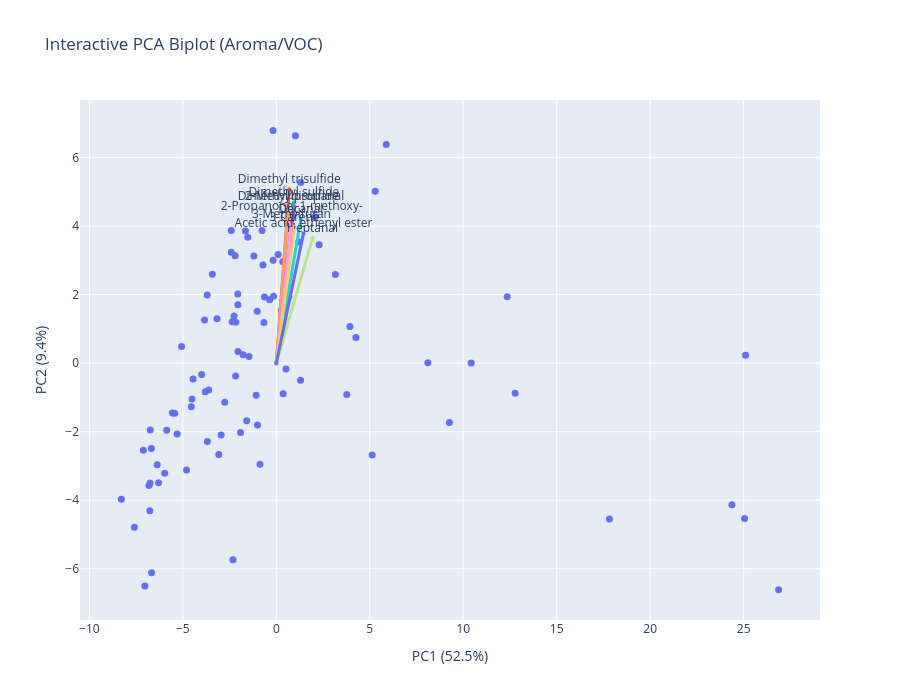

Here is the notebook cell this chart was saved with:
### Code cell
import numpy as np
import pandas as pd
from sklearn.preprocessing import StandardScaler
from sklearn.decomposition import PCA
import plotly.graph_objects as go


def pca_biplot_aroma_interactive(
    aroma_df,
    n_components=2,
    scale_arrows=20,
    top_n=10,
    label_col="Variety",      # put your variety/sample column name here
    show_text=False,          # True = write labels on the plot (can get crowded)
    exclude_numeric_cols=None # list of numeric columns to exclude if needed
):
    # -------------------------
    # Pick labels (Variety/Sample) for points
    # -------------------------
    if label_col is not None and label_col in aroma_df.columns:
        labels = aroma_df[label_col].astype(str).tolist()
    else:
        labels = aroma_df.index.astype(str).tolist()

    # -------------------------
    # Select numeric VOC data + impute NaN
    # -------------------------
    X = aroma_df.select_dtypes(include=[np.number]).copy()

    if exclude_numeric_cols:
        X = X.drop(columns=[c for c in exclude_numeric_cols if c in X.columns], errors="ignore")

    if X.shape[1] == 0:
        raise ValueError("No numeric columns found for PCA after filtering/excluding columns.")

    X = X.replace([np.inf, -np.inf], np.nan)
    X = X.fillna(X.median(numeric_only=True))

    feature_names = X.columns.tolist()

    # -------------------------
    # Standardize
    # -------------------------
    X_scaled = StandardScaler().fit_transform(X)

    # -------------------------
    # PCA
    # -------------------------
    pca = PCA(n_components=n_components)
    pcs = pca.fit_transform(X_scaled)

    pca_df = pd.DataFrame(pcs[:, :2], columns=["PC1", "PC2"])
    pca_df["label"] = labels

    # -------------------------
    # Loadings
    # -------------------------
    loadings = pd.DataFrame(
        pca.components_.T[:, :2],
        index=feature_names,
        columns=["PC1", "PC2"]
    )

    # -------------------------
    # Top compounds by loading strength
    # -------------------------
    strength = np.sqrt(loadings["PC1"]**2 + loadings["PC2"]**2)
    top = strength.sort_values(ascending=False).head(top_n).index

    print("\n===============================")
    print(f" TOP {top_n} AROMA COMPOUNDS (by |loading| in PC1/PC2)")
    print("===============================")
    print(top.tolist())

    # -------------------------
    # Plotly figure
    # -------------------------
    fig = go.Figure()

    point_mode = "markers+text" if show_text else "markers"
    fig.add_trace(go.Scatter(
        x=pca_df["PC1"],
        y=pca_df["PC2"],
        mode=point_mode,
        text=pca_df["label"] if show_text else None,
        hovertext=pca_df["label"],
        textposition="top center",
        marker=dict(size=7),
        hovertemplate="<b>%{hovertext}</b><br>PC1: %{x:.3f}<br>PC2: %{y:.3f}<extra></extra>"
    ))

    # Arrows for top compounds
    for comp in top:
        x = float(loadings.loc[comp, "PC1"]) * scale_arrows
        y = float(loadings.loc[comp, "PC2"]) * scale_arrows

        fig.add_trace(go.Scatter(
            x=[0, x],
            y=[0, y],
            mode="lines+markers+text",
            line=dict(width=3),
            marker=dict(size=4),
            text=[None, comp],
            textposition="top center",
            hovertemplate=(
                f"<b>{comp}</b>"
                f"<br>PC1 Loading: {loadings.loc[comp, 'PC1']:.3f}"
                f"<br>PC2 Loading: {loadings.loc[comp, 'PC2']:.3f}"
                "<extra></extra>"
            )
        ))

    fig.update_layout(
        title="Interactive PCA Biplot (Aroma/VOC)",
        xaxis_title=f"PC1 ({pca.explained_variance_ratio_[0]*100:.1f}%)",
        yaxis_title=f"PC2 ({pca.explained_variance_ratio_[1]*100:.1f}%)",
        width=900,
        height=700,
        showlegend=False
    )
    fig.update_xaxes(zeroline=True, zerolinewidth=1)
    fig.update_yaxes(zeroline=True, zerolinewidth=1)

    fig.show()
    return pca_df, loadings, top


# ---- Example usage ----
# If your variety names are in a column (recommended):
# pca_scores, loadings, top_compounds = pca_biplot_aroma_interactive(aroma_df, label_col="Variety")

# If your variety names are already the index:
# pca_scores, loadings, top_compounds = pca_biplot_aroma_interactive(aroma_df, label_col=None)

# Optional: hide on-plot text (cleaner) and only show names on hover:
pca_scores, loadings, top_compounds = pca_biplot_aroma_interactive(
    aroma_df,
    label_col="Variety",
    show_text=False,
    top_n=10,
    scale_arrows=20
)

### Figure 1 — Plotly figure (JSON) as saved in the notebook; plotly's stock layout.template omitted (floating-point values rounded to 4 significant figures)
{"data": [{"hovertemplate": "<b>%{hovertext}</b><br>PC1: %{x:.3f}<br>PC2: %{y:.3f}<extra></extra>", "hovertext": ["ADORA", "AGRIA", "ALOUETTE", "ALTHEA", "ALTURAS", "ALTUS", "ALVERSTONE R.", "ANIVIA", "ANTI", "ARDECHE", "ARGOS", "ARIZONA", "ATLANTIC", "AVARNA", "AVENGER", "BARAKA", "BERBER", "BILDTSTAR", "BINTJE", "BLUE STAR", "CAMEL", "CARDYMA", "CARLITA", "CAROLINA", "CARRERA", "CECILE", "CHALLENGER", "CHOPIN", "CIKLAMEN", "CLEARWATER R", "COLOMBA", "CRISPS4ALL", "DELIA RED", "DEODARA", "DESIREE", "DIAMANT", "DONALD", "EL MUNDO", "ESCORT", "EVEREST", "EVORA", "FABULA", "FARIDA", "FELSINA", "FENWAY RED", "FESTIEN", "FLAMENCO", "FONTANE", "FORTUS", "FRISIA", "HANSA", "HERMES", "INNOVATOR", "IVORY RUSSET", "JAERLA", "JENNIFER", "KENNEBEC", "KONDOR", "LADY CLAIRE", "MARILYN", "MEMPHIS", "MONALISA", "MULBERRYBEAUTY", "MUSE", "NADINE", "NICOLA", "NOBLESSE", "ORIANA", "OSPREY", "PARELLA", "PAYETTE RUSSET", "PEE WEE RUSSET", "PRINCEOFORANGE", "RANGER RUSSET", "RED SCARLETT", "REDDALE", "RICKEY RUSSET", "ROYAL", "RUSSET BURBANK", "SABABA", "SAGITTA", "SALINERO", "SARPO MIRA", "SMART", "SPUNTA", "SUNDANCE", "SUPERIOR", "SYMFONIA", "TAURUS", "TETON RUSSET", "TRIPLE7", "VAN GOGH", "VE 71-105", "VIOLET QUEEN"], "marker": {"size": 7}, "mode": "markers", "textposition": "top center", "type": "scatter", "x": [2.063, -5.306, -0.8723, 26.87, 3.936, -1.465, -3.696, 1.204, -0.6337, -2.05, -4.508, -2.169, -4.803, -2.362, 0.3659, -0.7146, 0.5167, -2.955, -5.974, -2.058, -2.203, -3.078, -2.178, -1.584, 1.02, -3.422, -1.913, -2.412, -3.616, 5.881, 0.6742, -3.688, -6.768, -5.865, -3.992, -0.1719, 25.05, -0.3571, 0.3542, -2.261, -1.021, -0.1771, -0.6628, -3.171, 1.307, -7.595, -6.684, 5.128, -2.061, 12.35, 17.82, 1.297, -1.525, 3.766, -0.7609, 8.105, 24.37, -2.41, -1.778, 10.42, -3.799, -2.759, -6.813, -6.303, -6.744, 9.259, -8.289, -1.652, -6.675, -5.44, -4.453, -1.08, -3.842, -1.2, 5.291, 3.162, 2.292, -7.116, -0.1504, -5.556, 12.77, -4.547, 0.3462, -2.316, -6.372, 4.259, 0.2684, -5.07, -6.753, -1.007, -7.032, 0.09723, 0.5317, 25.1], "y": [4.264, -2.067, -2.953, -6.609, 1.074, 0.1959, 1.987, 3.533, 1.931, 0.3379, -1.048, 1.196, -3.118, 1.208, -0.8928, 2.862, -0.173, -2.098, -3.213, 1.702, 3.134, -2.664, -0.3724, -1.677, 6.636, 2.598, -2.024, 3.87, -0.7842, 6.383, 1.949, -2.284, -4.307, -1.959, -0.3299, 3.006, -4.535, 1.854, 0.94, 1.377, 1.517, 6.794, 1.19, 1.295, 5.274, -4.792, -2.488, -2.679, 2.019, 1.94, -4.551, -0.4974, 3.672, -0.9129, 3.871, 0.01126, -4.132, 3.236, 0.2488, 0.008272, -0.8349, -1.137, -3.573, -3.49, -1.947, -1.732, -3.974, 3.858, -6.114, -1.459, -0.4585, -0.9372, 1.262, 3.128, 5.021, 2.59, 3.453, -2.538, 1.956, -1.454, -0.8784, -1.27, 2.959, -5.737, -2.962, 0.7497, 1.541, 0.4885, -3.497, -1.802, -6.502, 3.17, 1.937, 0.2287]}, {"hovertemplate": "<b>Dimethyl trisulfide</b><br>PC1 Loading: 0.035<br>PC2 Loading: 0.254<extra></extra>", "line": {"width": 3}, "marker": {"size": 4}, "mode": "lines+markers+text", "text": [null, "Dimethyl trisulfide"], "textposition": "top center", "type": "scatter", "x": [0, 0.6936], "y": [0, 5.074]}, {"hovertemplate": "<b>Dimethyl sulfide</b><br>PC1 Loading: 0.047<br>PC2 Loading: 0.235<extra></extra>", "line": {"width": 3}, "marker": {"size": 4}, "mode": "lines+markers+text", "text": [null, "Dimethyl sulfide"], "textposition": "top center", "type": "scatter", "x": [0, 0.9411], "y": [0, 4.69]}, {"hovertemplate": "<b>2-Methylpropanal</b><br>PC1 Loading: 0.049<br>PC2 Loading: 0.228<extra></extra>", "line": {"width": 3}, "marker": {"size": 4}, "mode": "lines+markers+text", "text": [null, "2-Methylpropanal"], "textposition": "top center", "type": "scatter", "x": [0, 0.9735], "y": [0, 4.568]}, {"hovertemplate": "<b>Dimethyl disulfide</b><br>PC1 Loading: 0.032<br>PC2 Loading: 0.228<extra></extra>", "line": {"width": 3}, "marker": {"size": 4}, "mode": "lines+markers+text", "text": [null, "Dimethyl disulfide"], "textposition": "top center", "type": "scatter", "x": [0, 0.6439], "y": [0, 4.561]}, {"hovertemplate": "<b>Decanal</b><br>PC1 Loading: 0.065<br>PC2 Loading: 0.210<extra></extra>", "line": {"width": 3}, "marker": {"size": 4}, "mode": "lines+markers+text", "text": [null, "Decanal"], "textposition": "top center", "type": "scatter", "x": [0, 1.307], "y": [0, 4.194]}, {"hovertemplate": "<b>2-Propanone, 1-methoxy-</b><br>PC1 Loading: 0.041<br>PC2 Loading: 0.215<extra></extra>", "line": {"width": 3}, "marker": {"size": 4}, "mode": "lines+markers+text", "text": [null, "2-Propanone, 1-methoxy-"], "textposition": "top center", "type": "scatter", "x": [0, 0.8271], "y": [0, 4.294]}, {"hovertemplate": "<b>Heptanal</b><br>PC1 Loading: 0.097<br>PC2 Loading: 0.183<extra></extra>", "line": {"width": 3}, "marker": {"size": 4}, "mode": "lines+markers+text", "text": [null, "Heptanal"], "textposition": "top center", "type": "scatter", "x": [0, 1.94], "y": [0, 3.652]}, {"hovertemplate": "<b>3-Methylfuran</b><br>PC1 Loading: 0.040<br>PC2 Loading: 0.202<extra></extra>", "line": {"width": 3}, "marker": {"size": 4}, "mode": "lines+markers+text", "text": [null, "3-Methylfuran"], "textposition": "top center", "type": "scatter", "x": [0, 0.8088], "y": [0, 4.046]}, {"hovertemplate": "<b>3-Carene</b><br>PC1 Loading: 0.048<br>PC2 Loading: 0.199<extra></extra>", "line": {"width": 3}, "marker": {"size": 4}, "mode": "lines+markers+text", "text": [null, "3-Carene"], "textposition": "top center", "type": "scatter", "x": [0, 0.9695], "y": [0, 3.972]}, {"hovertemplate": "<b>Acetic acid, ethenyl ester</b><br>PC1 Loading: 0.073<br>PC2 Loading: 0.189<extra></extra>", "line": {"width": 3}, "marker": {"size": 4}, "mode": "lines+markers+text", "text": [null, "Acetic acid, ethenyl ester"], "textposition": "top center", "type": "scatter", "x": [0, 1.454], "y": [0, 3.787]}], "layout": {"height": 700, "showlegend": false, "title": {"text": "Interactive PCA Biplot (Aroma/VOC)"}, "width": 900, "xaxis": {"title": {"text": "PC1 (52.5%)"}, "zeroline": true, "zerolinewidth": 1}, "yaxis": {"title": {"text": "PC2 (9.4%)"}, "zeroline": true, "zerolinewidth": 1}}}
